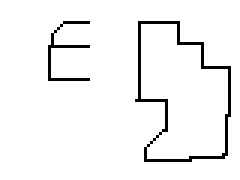
#> input picture Tools/Visualizers/HjuTransform2/Karte1.png, 80 x 60 px (shown 3 times larger)
$ python ResultBars.py
#> lines starting #> are read from the running program, lines starting #| are printed output that depends on the picture; after the words box and inside, x2 and y2 are one past the last pixel; in counts of white or black regions, pixels touching at a corner belong together; long printed decimals are rounded
### Tools/Visualizers/HjuTransform2/HjuTransform.py
import math
import numpy as np

# [41 lines left out: functions HjuTransform, HjuTransform2, not called in this run]

# Spektra aprēkins
def HjuTransform3(step_angle, step_distance, steps_distance, steps_angle, pixel_array):
    HjuArr = np.zeros([steps_angle, steps_distance])
    print(steps_distance)
    print(steps_angle)
    size = np.shape(pixel_array)
    print(size)
    ax = steps_distance * steps_angle * size[0]*size[1]
    bx = 0
    print(ax)
    for x in range(0, size[0]):
        for y in range(0, size[1]):
            value = pixel_array[x, y]
            if value < 1 :
                for a in range(0, steps_angle):
                    hju_val = (int)(x * math.cos(a*step_angle) + y * math.sin(a*step_angle))
                    if hju_val < steps_distance and hju_val > 0:
                        HjuArr[a, hju_val] += 1
    print("Transform done")
    return HjuArr


def HjuSpectrum(step_angle, step_distance, steps_distance, steps_angle, H_T):
    HjuSpec = np.zeros([steps_angle])
    max_val = 0
    for ai in range(0,steps_angle):
        for di in range(0,steps_distance):
            HjuSpec[ai] += (H_T[ai, di])*(H_T[ai, di])
        if HjuSpec[ai] > max_val:
                max_val = HjuSpec[ai]
    HjuSpec = HjuSpec / max_val
    print("Spectrum done")
    return HjuSpec


def HjuCircularCorrelation(step_angle, steps_angle, H_S_Map1, H_S_Map2):
    CC = np.zeros([steps_angle])
    for k in range(0, steps_angle):
        for i in range(0, steps_angle):
            CC[k] += (H_S_Map1[i])*(H_S_Map2[(i+k)//steps_angle])
        #if HjuSpec[ai] > max_val:
                #max_val = HjuSpec[ai]
    #HjuSpec = HjuSpec / max_val
    print("Spectrum done")
    return CC


def IsInLine(angle, distance, x, y, discretion_coef = 0.5):
    isLinePoint = (((x * math.cos(angle) + y * math.sin(angle)) >= (distance - discretion_coef)) and ((x * math.cos(angle) + y * math.sin(angle)) <= (distance + discretion_coef)))
    return isLinePoint


def X_Spectrum(data):
    size = np.shape(data)
    XSpec = np.zeros(size[0])
    max_val = 0
    for x in range(0,size[0]):
        for y in range(0,size[1]):
            if data[x,y] < 1:
                XSpec[x] += 1
    print("XSpectrum done")
    return XSpec


def Y_Spectrum(data):
    size = np.shape(data)
    YSpec = np.zeros(size[1])
    max_val = 0
    for x in range(0, size[0]):
        for y in range(0, size[1]):
            if data[x,y] < 1:
                YSpec[y] += 1
    print("YSpectrum done")
    return YSpec

def HjuLinearCorrelation(step_distance, steps_distance, X_spectrum_Map1, X_spectrum_Map2):
    LC = np.zeros([steps_distance])
    for t in range(0, steps_distance):
        for k in range(0, steps_distance):
            if t+k < steps_distance and t+k >= 0:
                LC[k] += (X_spectrum_Map1[t])*(X_spectrum_Map2[t+k])
    print("Spectrum done")
    return LC

def Rotate(matrix_, angle):
    rot = np.array([[math.cos(angle), -math.sin(angle)], [math.sin(angle), math.cos(angle)]])
    print(rot)
    size = np.shape(matrix_)
    diag = int(math.sqrt(size[0]*size[0]+size[1]*size[1]))+1
    new_size = (2*diag, 2*diag)
    result = np.ones([new_size[0], new_size[1]])
    for x in range(0, size[0]):
        for y in range(0, size[1]):
            if matrix_[x,y] < 1:
                p = np.array([[x],[y]])
                result_p = np.matmul(rot, p)
                result[int(result_p[[0],[0]]), int(result_p[[1],[0]])] = 0
    return result


def GetLocalMaximaArgs(array_, number_of_maxima, peak_width):
    results = list()
    for i in range(0,len(array_)):
        if i>0:
            if i < len(array_)-1:
                if array_[i]>array_[i-1] and array_[i]>array_[i+1]:
                    results.append((i,array_[i]))
            else:
                if array_[i]>array_[i-1]:
                    results.append((i,array_[i]))
        else:
            if array_[i]>array_[i+1]:
                results.append((i,array_[i]))
    results.sort(reverse=True, key=lambda tup: tup[1])
    print("Sorted results: ")
    print(results)
    results_ret = np.array(results[:number_of_maxima])
    return results_ret


# [16 lines left out: functions GetArgNmax, max, min, not called in this run]

### Tools/Visualizers/HjuTransform2/ResultBars.py
import matplotlib.pyplot as plt
import HjuTransform
from PIL import Image
from numpy import asarray
import numpy as np
import math

class pixel:
    def __init__(self, x1, y1, value):
        self.x = x1
        self.y = y1
        self.value = value


def main():
    MAX_DIST = 512
    pixels = list()
    # Dabū pikseļu datus
    img1 = Image.open('Karte1.png')
#> img1 is the input picture: PIL image 80x60 P; 95.5% white; black in thin lines or dots, all inside (x1, y1, x2, y2) = (16, 7, 77, 54)
    img2 = Image.open('Karte2.png')
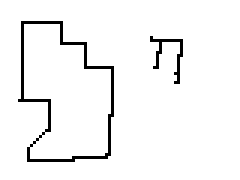
#> input picture Tools/Visualizers/HjuTransform2/Karte2.png, 80 x 60 px (shown 3 times larger)
#> img2 is the input picture: PIL image 80x60 P; 95.8% white; black in thin lines or dots, all inside (x1, y1, x2, y2) = (6, 7, 61, 54)
    img_data1 = asarray(img1)
    img_data2 = asarray(img2)

    size = img_data1.shape
#> size = (60, 80)
    #print(size)
    #print(img_data)
    x = 0
    y = 0
    # Parāda attēlu
    plt.imshow(img_data1)
    plt.show()
    for val in np.nditer(img_data1):
        pixels.append(pixel(x,size[1] - y,val))
        if x + 1 == size[0]:
            x = 0
            y += 1
        else:
            x += 1
#> this loop made 4800 passes
#> (x, y) on pass 60: (0, 1)
#> x on passes 1 to 6: 1, 2, 3, 4, 5, 6
#> after the loop, pixels = 4800 items; x = 0; y = 80

    #run hju transform
    Map1_HT = HjuTransform.HjuTransform3(0.10, 1, 100, int(3.14159/0.10), img_data1)
#| (60, 80)
#| 14880000
#> after the loop in HjuTransform3, `for x in range(0, size[0]):`:
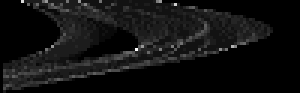
#> HjuArr: shape (31, 100) float64 (shown 3 times larger); min 0, max 27, mean 1.8; drawn with min black and max white
    Map1_HS = HjuTransform.HjuSpectrum(0.10, 1, 100, int(3.14159/0.10), Map1_HT)
#> after the loop in HjuSpectrum, `for ai in range(0,steps_angle):`: HjuSpec = 31 values, max 2121 at index 0, min 9 at index 30, mean 975.9; max_val = 2121
#> in HjuSpectrum, `HjuSpec = HjuSpec / max_val`: HjuSpec = 31 values, max 1 at index 0, min 0.00424 at index 30, mean 0.46
#> Map1_HS has the same summary as HjuSpec in HjuSpectrum
    Map2_HT = HjuTransform.HjuTransform3(0.10, 1, 100, int(3.14159/0.10), img_data2)
#> call 2 of HjuTransform3, with step_angle = 0.1, step_distance = 1, steps_distance = 100, steps_angle = 31
#| (60, 80)
#| 14880000
#> after the loop in HjuTransform3 (call 2), `for x in range(0, size[0]):`:
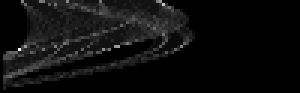
#> HjuArr: shape (31, 100) float64 (shown 3 times larger); min 0, max 27, mean 1.5; drawn with min black and max white
    Map2_HS = HjuTransform.HjuSpectrum(0.10, 1, 100, int(3.14159/0.10), Map2_HT)
#> Map2_HS = 31 values, max 1 at index 16, min 0 at index 30, mean 0.429
    #array2 = HjuTransform.HjuTransform(0.15, 10, size[0]+size[1]/2, 2*3.14159, pixels2)
    #plot hju tranform result
    print(Map1_HS)
#| [1.         0.786 0.538  0.4851 0.3956 0.3645
#|  0.3569 0.3475  0.3607 0.3682 0.3824 0.4267
#|  0.4267 0.4804 0.5813 0.8586 0.9434 0.6153
#|  0.5182 0.4908 0.4691 0.4639 0.4833 0.5252
#|  0.48 0.4224 0.2532 0.1891 0.1707 0.07685
#|  0.004243]
    #plt.imshow(Map1_HT)
    #plt.show()
    ang = np.linspace(0, 360/2, int(3.14159/0.10))
    dist = Map1_HS
#> dist has the same summary as HjuSpec in HjuSpectrum
    plt.xlabel("leņķis")
    plt.ylabel("Spektrs")
    plt.title('Hjū spektra atkarība no leņķa kartei 1')
    plt.plot(ang, dist)
    plt.show()
#> figure, not shown here; curve peaks at x = 0, y = 1

    dist = Map2_HS
#> dist has the same summary as Map2_HS
    plt.xlabel("leņķis")
    plt.ylabel("Spektrs")
    plt.title('Hjū spektra atkarība no leņķa kartei 2')
    plt.plot(ang, dist)
    plt.show()
#> figure, not shown here; curve peaks at x = 96, y = 1
    #Circular cor. Map1 Map2
    CircCor = HjuTransform.HjuCircularCorrelation(0.10, int(3.14159/0.10), Map1_HS, Map2_HS)
#> after the loop in HjuCircularCorrelation, `for k in range(0, steps_angle):`: CC = 31 values, max 11.69 at index 0, min 10.42 at index 30, mean 11.11
#> CircCor has the same summary as CC in HjuCircularCorrelation
    dist = CircCor
#> dist has the same summary as CC in HjuCircularCorrelation
    plt.xlabel("rotācija")
    plt.ylabel("Spektru korelācija")
    plt.title('Hjū spektru korelācija starp kartēm 1 un 2')
    plt.plot(ang, dist)
    plt.show()
#> figure, not shown here; curve peaks at x = 0, y = 11.69

    # Rotate second map
    rotation = np.argmax(CircCor)*0.1
#> rotation = 0
    img_data2_rot = HjuTransform.Rotate(img_data2, rotation)
#> in Rotate, `rot = np.array([[math.cos(angle), -math.sin(angle)], [math.sin(angle),..`: rot = [[1, 0], [0, 1]]
#| [[ 1. -0.]
#|  [ 0.  1.]]
#> after the loop in Rotate, `for x in range(0, size[0]):`:
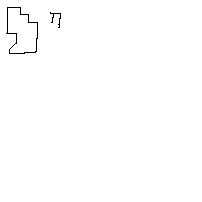
#> result: shape (202, 202) float64; values 0 (black) and 1 (white), 99.5% white; black in thin lines or dots, all inside (x1, y1, x2, y2) = (6, 7, 61, 54)
    plt.title('Karte pēc pēc rotācijas')
    plt.imshow(img_data2_rot)
    plt.show()

    # X spektrs
    X_spectrum_Map1 = HjuTransform.X_Spectrum(img_data1)
#> X_spectrum_Map1 = 60 values, max 23 at index 7, min 0 at index 0, mean 3.58
    X_spectrum_Map2 = HjuTransform.X_Spectrum(img_data2_rot)
#> X_spectrum_Map2 = 202 values, max 16 at index 53, min 0 at index 0, mean 0.995
    # Y spektrs
    Y_spectrum_Map1 = HjuTransform.Y_Spectrum(img_data1)
#> Y_spectrum_Map1 = 80 values, max 27 at index 46, min 0 at index 0, mean 2.69
    Y_spectrum_Map2 = HjuTransform.Y_Spectrum(img_data2_rot)
#> Y_spectrum_Map2 = 202 values, max 27 at index 7, min 0 at index 0, mean 0.995
    # Translācijas korelācija
    dist1 = np.linspace(0, 50)
    XTranslateCor1 = HjuTransform.HjuLinearCorrelation(1, 50, X_spectrum_Map1, X_spectrum_Map2)
#> after the loop in HjuLinearCorrelation, `for t in range(0, steps_distance):`: LC = 50 values, max 1160 at index 0, min 0 at index 43, mean 322.2
#> XTranslateCor1 has the same summary as LC in HjuLinearCorrelation
    dist = XTranslateCor1
#> dist has the same summary as LC in HjuLinearCorrelation
    plt.xlabel("translācija")
    plt.ylabel("Spektru korelācija X virzienā 1")
    plt.title('Translācijas spektru korelācija starp kartēm 1 un 2')
    plt.plot(dist1, dist)
    plt.show()
#> figure, not shown here; curve peaks at x = 0, y = 1160
    XTranslateCor2 = HjuTransform.HjuLinearCorrelation(1, 50, X_spectrum_Map2, X_spectrum_Map1)
#> XTranslateCor2 = 50 values, max 1160 at index 0, min 0 at index 43, mean 305.5
    dist = XTranslateCor2
#> dist has the same summary as XTranslateCor2
    plt.xlabel("translācija")
    plt.ylabel("Spektru korelācija X virzienā 2")
    plt.title('Translācijas spektru korelācija starp kartēm 1 un 2')
    plt.plot(dist1, dist)
    plt.show()
#> figure, not shown here; curve peaks at x = 0, y = 1160

    dist2 = np.linspace(0, 50)
    YTranslateCor1 = HjuTransform.HjuLinearCorrelation(1, 50, Y_spectrum_Map1, Y_spectrum_Map2)
#> YTranslateCor1 = 50 values, max 288 at index 0, min 0 at index 22, mean 83.16
    dist = YTranslateCor1
#> dist has the same summary as YTranslateCor1
    plt.xlabel("translācija")
    plt.ylabel("Spektru korelācija Y virzienā 3")
    plt.title('Translācijas spektru korelācija starp kartēm 1 un 2')
    plt.plot(dist2, dist)
    plt.show()
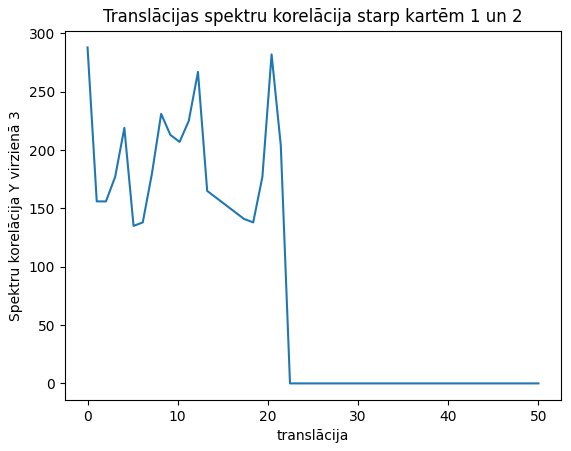
#> figure drawn by matplotlib, 1 panel; curve peaks at x = 0, y = 288
    YTranslateCor2 = HjuTransform.HjuLinearCorrelation(1, 50, Y_spectrum_Map2, Y_spectrum_Map1)
#> YTranslateCor2 = 50 values, max 987 at index 9, min 0 at index 44, mean 228.5
    dist = YTranslateCor2
#> dist has the same summary as YTranslateCor2
    plt.xlabel("translācija")
    plt.ylabel("Spektru korelācija Y virzienā 4")
    plt.title('Translācijas spektru korelācija starp kartēm 1 un 2')
    plt.plot(dist2, dist)
    plt.show()
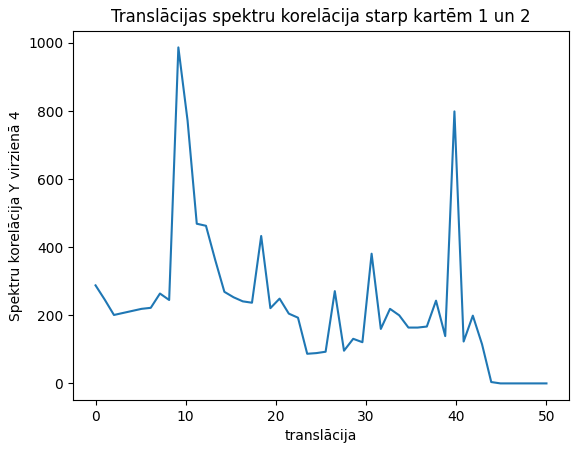
#> figure drawn by matplotlib, 1 panel; curve peaks at x = 9.18, y = 987

    # calculate new size
    size_img1 = np.shape(img_data1)
#> size_img1 = (60, 80)
    size_img2 = np.shape(img_data1)
#> size_img2 = (60, 80)


    #print(translation)
    rotation = np.argmax(CircCor)*0.1
    rot = np.array([[math.cos(rotation), -math.sin(rotation)], [math.cos(rotation), math.sin(rotation)]])
#> rot = [[1, 0], [1, 0]]
    new_size = ((size_img1[0]+size_img2[0])*2, (size_img1[0]+size_img2[0])*2)
#> new_size = (240, 240)

    # create array for new image
    peaks = 3
    result_img = list()
    translation = np.zeros([2, 1])
    best_x_transl = HjuTransform.GetLocalMaximaArgs(XTranslateCor1, peaks, 3)
#> the loop in GetLocalMaximaArgs, `for i in range(0,len(array_)):` made 50 passes
#> after the loop in GetLocalMaximaArgs, `for i in range(0,len(array_)):`: results = [(0, 1160), (7, 1003), (11, 605), (15, 630), (18, 464), (23, 295), (26, 438), (31, 180)]
#| [(0, 1160.0), (7, 1003.0), (15, 630.0), (11, 605.0), (18, 464.0), (26, 438.0), (23, 295.0), (31, 180.0)]
#> in GetLocalMaximaArgs, `results_ret = np.array(results[:number_of_maxima])`: results_ret = [[0, 1160], [7, 1003], [15, 630]]
#> best_x_transl = [[0, 1160], [7, 1003], [15, 630]]
    print("X")
    print(best_x_transl)
#| [[   0. 1160.]
#|  [   7. 1003.]
#|  [  15.  630.]]
    best_y_transl = HjuTransform.GetLocalMaximaArgs(YTranslateCor2, peaks, 3)
#> the loop in GetLocalMaximaArgs (call 2), `for i in range(0,len(array_)):` made 50 passes
#| [(9, 987.0), (39, 799.0), (18, 433.0), (30, 381.0), (0, 288.0), (26, 271.0), (7, 264.0), (20, 249.0), (37, 243.0), (32, 219.0), (41, 199.0), (28, 131.0)]
#> best_y_transl = [[9, 987], [39, 799], [18, 433]]
    print("Y")
    print(best_y_transl)
#| [[  9. 987.]
#|  [ 39. 799.]
#|  [ 18. 433.]]
    # Insert map 1 in corner
    for n in range(0, peaks):
        for m in range(0, peaks):
            translation[0, 0] = best_x_transl[n][0]
            translation[1, 0] = best_y_transl[m][0]
            result_img.append(np.ones([new_size[0], new_size[1]]))
            for x in range(0, size_img1[0]):
                for y in range(0, size_img1[1]):
                    if img_data1[x, y] < 1:
                        result_img[3*n+m][x, y] = img_data1[x, y]
    # insert map 2 with translation

            for x in range(0, size_img2[0]):
                for y in range(0, size_img2[1]):
                    if img_data2_rot[x, y] < 1:
                        result_img[3*n+m][int(translation[0, 0])+x, int(translation[1, 0])+y] = 0
#> after the loop, result_img = 9 items; translation = [15, 18]
    plt.imshow(result_img[0])
    plt.show()
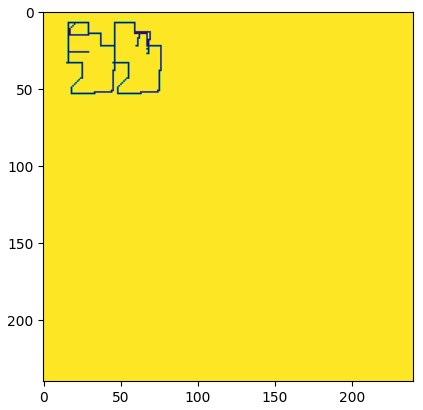
#> figure drawn by matplotlib, 1 panel
    plt.imshow(result_img[1])
    plt.show()
    plt.imshow(result_img[2])
    plt.show()
    plt.imshow(result_img[3])
    plt.show()
    plt.imshow(result_img[4])
    plt.show()
    plt.imshow(result_img[5])
    plt.show()
    plt.imshow(result_img[6])
    plt.show()
    plt.imshow(result_img[7])
    plt.show()
    plt.imshow(result_img[8])
    plt.show()


if __name__ == "__main__":
    main()
